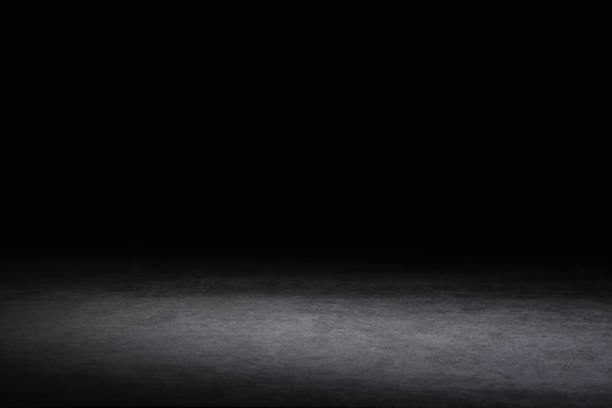
#> input picture thuctapai/2.OpenCV/2.2. Image Processing in OpenCV/xam.jpeg, 612 x 408 px
$ jupyter execute '2.2.3.Image Thresholding.ipynb'
#> lines starting #> are read from the running program, lines starting #| are printed output that depends on the picture; after the words box and inside, x2 and y2 are one past the last pixel; in counts of white or black regions, pixels touching at a corner belong together
Simple Thresholding

Ngưỡng là một số nằm trong đoạn từ 0 đến 255. Giá trị ngưỡng sẽ chia tách giá trị độ xám của ảnh thành 2 miền riêng biệt. Miền thứ nhất là tập hợp các điểm ảnh có giá trị nhỏ hơn giá trị ngưỡng. Miền thứ hai là tập hợp các các điểm ảnh có giá trị lớn hơn hoặc bằng giá trị ngưỡng.
Ở đoạn code dưới, chúng ta thiết lập giá trị ngưỡng là 127
THRESH_BINARY: Có thể dịch là ngưỡng nhị phân. Ý nghĩa y hệt những gì mình đề cập ở trên.

THRESH_BINARY_INV: Ngưỡng nhị phân đảo ngược. Có thể hiểu là nó sẽ đảo ngược lại kết quả của THRESH_BINARY.

THRESH_TRUNC: Những giá trị điểm ảnh bé hơn ngưỡng sẽ giữ nguyên giá trị, những điểm ảnh lớn hơn hoặc ngưỡng sẽ được gán lại là maxvalue.

THRESH_TOZERO: Những điểm ảnh bé hơn ngưỡng sẽ bị gán thành 0, những điểm còn lại giữ nguyên.

THRESH_TOZERO_INV: Những điểm ảnh nhỏ hơn giá trị ngưỡng sẽ được giữ nguyên, những điểm ảnh còn lại sẽ bị gán thành 0.

[cell 1]
import cv2 as cv
import numpy as np
from matplotlib import pyplot as plt
img = cv.imread('xam.jpeg',0)
#> img: shape (408, 612); min 2, max 131, mean 20.4

[cell 2]
ret,thresh1 = cv.threshold(img,127,255,cv.THRESH_BINARY)
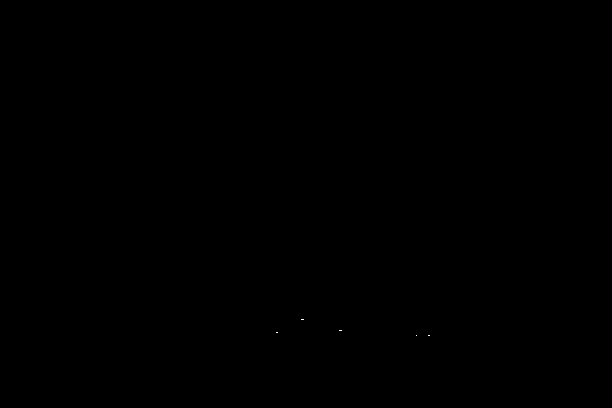
#> thresh1: shape (408, 612); 0% white in thin lines or dots, all inside (x1, y1, x2, y2) = (276, 319, 430, 336)
ret,thresh2 = cv.threshold(img,127,255,cv.THRESH_BINARY_INV)
ret,thresh3 = cv.threshold(img,127,255,cv.THRESH_TRUNC)
ret,thresh4 = cv.threshold(img,127,255,cv.THRESH_TOZERO)
ret,thresh5 = cv.threshold(img,127,255,cv.THRESH_TOZERO_INV)
titles = ['Original Image','BINARY','BINARY_INV','TRUNC','TOZERO','TOZERO_INV']
images = [img, thresh1, thresh2, thresh3, thresh4, thresh5]
for i in range(6):
    cv.imshow(titles[i],images[i])
cv.waitKey(0)
#> Out = 27

[cell 3]
img = cv.medianBlur(img,5)
ret,th1 = cv.threshold(img,127,255,cv.THRESH_BINARY)
#> th1: shape (408, 612); every value is 0
th2 = cv.adaptiveThreshold(img,255,cv.ADAPTIVE_THRESH_MEAN_C,\
            cv.THRESH_BINARY,11,2)
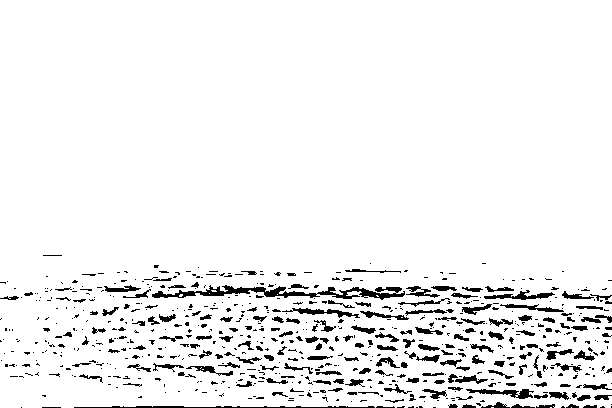
#> th2: shape (408, 612); 94.1% white; 664 black regions (486 under 20 px), largest, box (x1, y1, x2, y2) and area: (152, 285, 405, 300) 1380, (74, 406, 375, 408) 406, (466, 389, 534, 399) 303
th3 = cv.adaptiveThreshold(img,255,cv.ADAPTIVE_THRESH_GAUSSIAN_C,\
            cv.THRESH_BINARY,11,2)
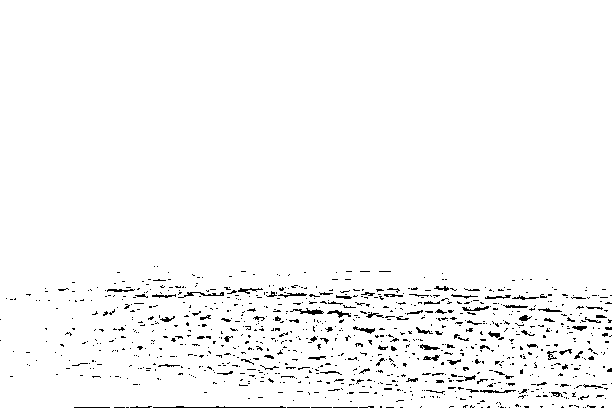
#> th3: shape (408, 612); 97.2% white; black in thin lines or dots, all inside (x1, y1, x2, y2) = (0, 266, 612, 408)
titles = ['Original Image', 'Global Thresholding (v = 127)',
            'Adaptive Mean Thresholding', 'Adaptive Gaussian Thresholding']
images = [img, th1, th2, th3]
for i in range(4):
    plt.subplot(2,2,i+1),plt.imshow(images[i],'gray')
    plt.title(titles[i])
    plt.xticks([]),plt.yticks([])
plt.show()
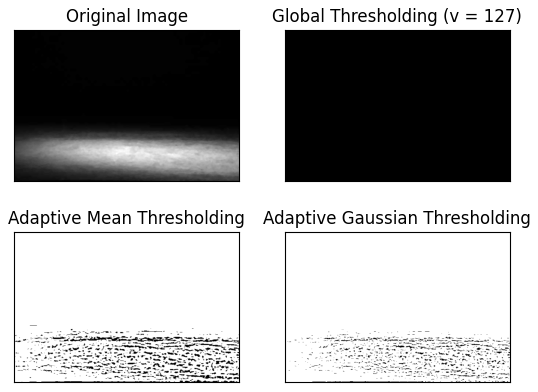
#> figure drawn by matplotlib, 4 panels

Otsu's Binarization

[cell 4]
# global thresholding
ret1,th1 = cv.threshold(img,127,255,cv.THRESH_BINARY)
# Otsu's thresholding
ret2,th2 = cv.threshold(img,0,255,cv.THRESH_BINARY+cv.THRESH_OTSU)
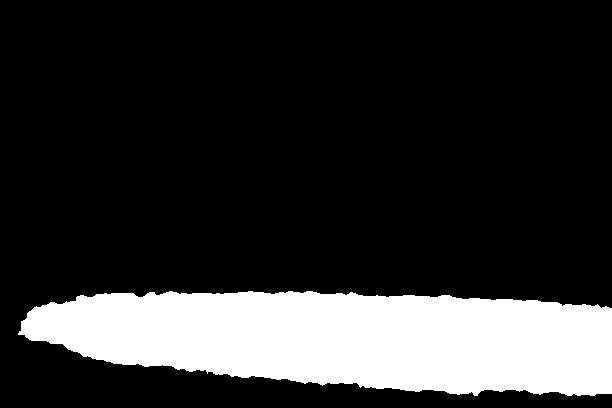
#> th2: shape (408, 612); 19.2% white; 1 white region, box (x1, y1, x2, y2) and area: (18, 291, 612, 396) 47924
#> ret2 = 42
# Otsu's thresholding after Gaussian filtering
blur = cv.GaussianBlur(img,(5,5),0)
ret3,th3 = cv.threshold(blur,0,255,cv.THRESH_BINARY+cv.THRESH_OTSU)
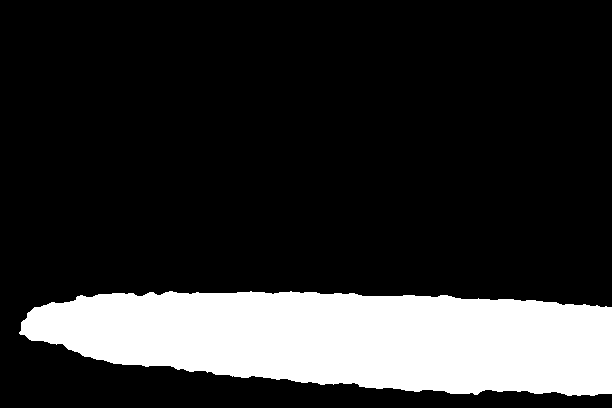
#> th3: shape (408, 612); 19.2% white; 1 white region, box (x1, y1, x2, y2) and area: (19, 291, 612, 396) 47958
#> ret3 = 42
# plot all the images and their histograms
images = [img, 0, th1,
          img, 0, th2,
          blur, 0, th3]
titles = ['Original Noisy Image','Histogram','Global Thresholding (v=127)',
          'Original Noisy Image','Histogram',"Otsu's Thresholding",
          'Gaussian filtered Image','Histogram',"Otsu's Thresholding"]
for i in range(3):
    plt.subplot(3,3,i*3+1),plt.imshow(images[i*3],'gray')
    plt.title(titles[i*3]), plt.xticks([]), plt.yticks([])
    plt.subplot(3,3,i*3+2),plt.hist(images[i*3].ravel(),256)
    plt.title(titles[i*3+1]), plt.xticks([]), plt.yticks([])
    plt.subplot(3,3,i*3+3),plt.imshow(images[i*3+2],'gray')
    plt.title(titles[i*3+2]), plt.xticks([]), plt.yticks([])
plt.show()
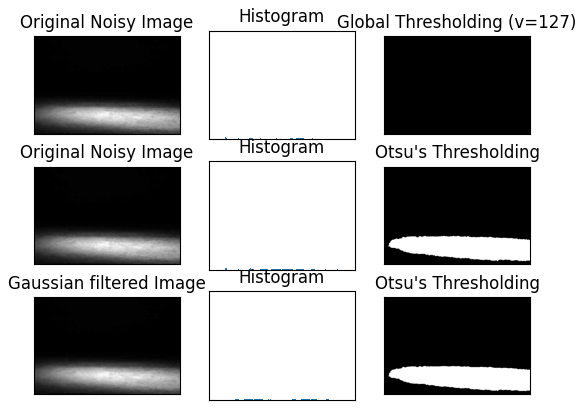
#> figure drawn by matplotlib, 9 panels
